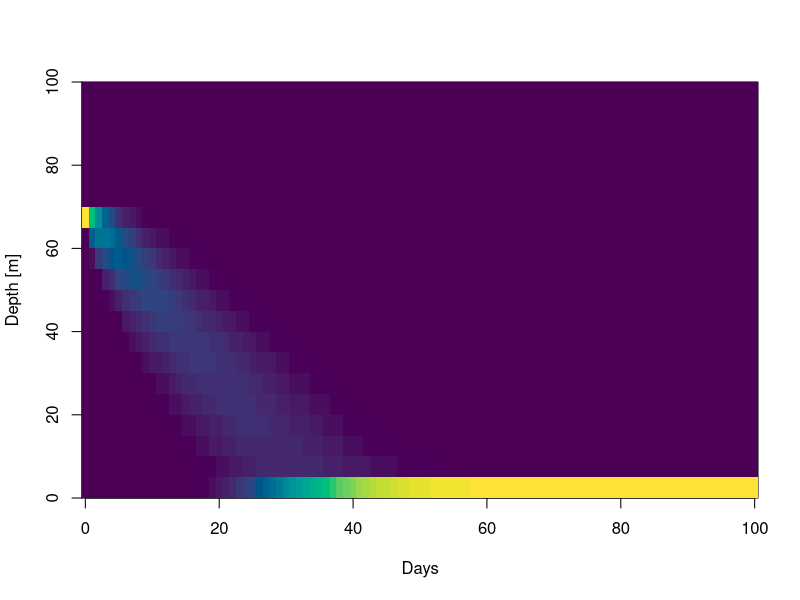
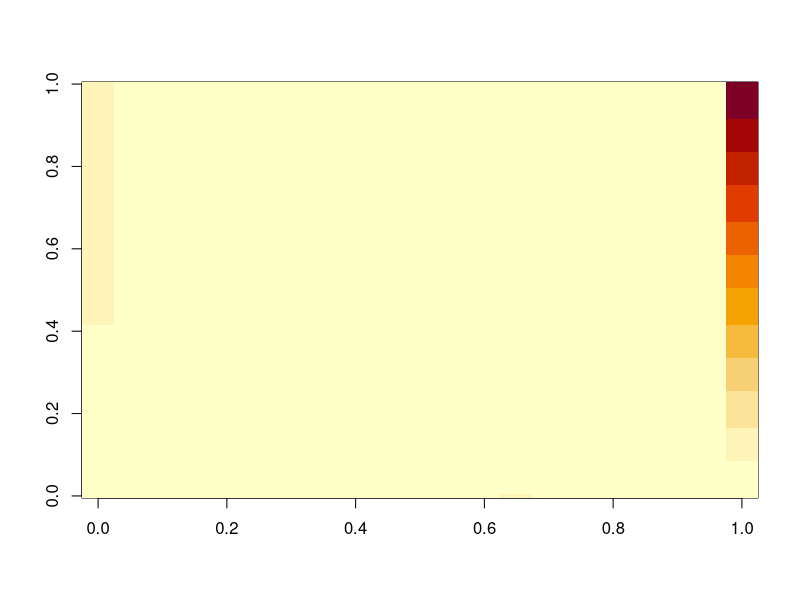

These charts were generated, in order, by the following R code:
#' ---
#' title: Numerical solution of advection-diffusion models
#' author: Léa Krejci
#' date: 5 February 2024
#' ---

#### Packages ####
library(deSolve)

##### Parameters #####
n <- 20
deltaZ <- 5
depth <- n*deltaZ

u <- 2
D <- 0.1

##### Set up grid ####
z <- seq(deltaZ/2,depth-deltaZ/2,deltaZ)

##### Initial conditions #####
time <- seq(0,10,0.1)
phi <- rep(0,n) # set up phi0
phi[7] <- 10


##### Derivative function #####
derivative <- function(t, phi, params) {
  
  Ja <- rep(0, n+1)
  Jd <- rep(0, n+1)
  
  for(i in 2:n){
    Ja[i] <- u*phi[i-1]
    Jd[i] <- -D*(phi[i]-phi[i-1])/deltaZ
  }
  
  Ja[1] <- 0
  Ja[n+1] <- 0
  Jd[1] <- 0
  Jd[n+1] <- 0
  
  J <- Ja + Jd 
  
  dphidt <- seq(1,n,1)
  
  for (i in 1:n){
    dphidt[i] <- - (J[i+1]- J[i])/deltaZ
  }
  
  return(list(dphidt))
}

times <- seq(0,100,1)  

derivative.out <- ode(phi, times, derivative)
derivative.out


#levelplot(derivative.out)
par(mfrow = c(1,1))
image(x = times, y = z, derivative.out[,ncol(derivative.out):2], 
      ylab = "Depth [m]", xlab = "Days", col = hcl.colors(50, "viridis"))


image(t(derivative.out)[ncol(derivative.out):1,])
